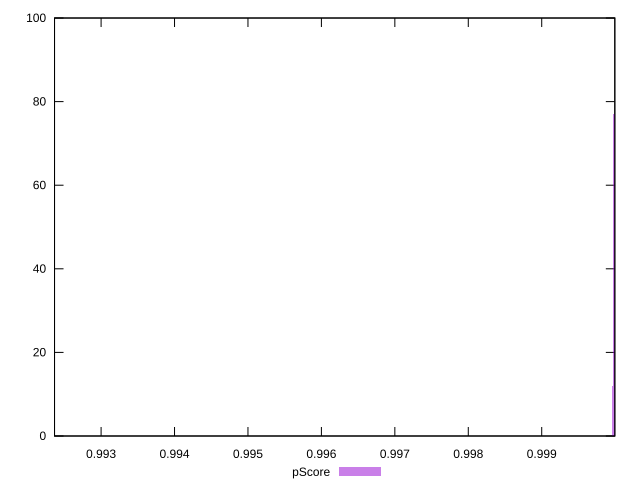

Generate this figure with gnuplot:
reset

$pScore <<EOF
0.9999856748851761 77
1.0000041288911348 10
0.99236417042427 1
0.9999672208792174 12
EOF

set key outside below
set boxwidth 0.00001845400595861032
set xrange [0.9923660363038256:0.9999954072993993]
set yrange [0:100]
set trange [0:100]
set style fill transparent solid 0.5 noborder
set terminal svg size 640, 490 enhanced background rgb 'white'
set output "reprap/max-potential-fid/samples/pages+cached+noexternal+nosvg/pScore/histogram.svg"

plot $pScore title "pScore" with boxes

reset
